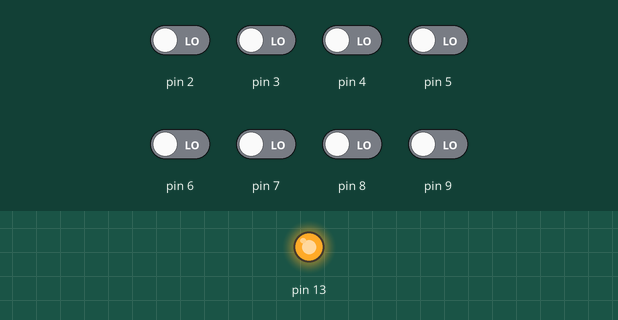
Bench run of a sketch on a simulated Arduino Uno, built with avr-gcc and run on an emulated ATmega328P. Parts: output pins drawn as LEDs (lit = HIGH). The test bench sets the inputs (shaded band); at power-on: pin 2–9 LOW. EEPROM starts erased; what the sketch prints to the serial monitor is not drawn.

Above: at 0.1 s.
At 5.1 s:
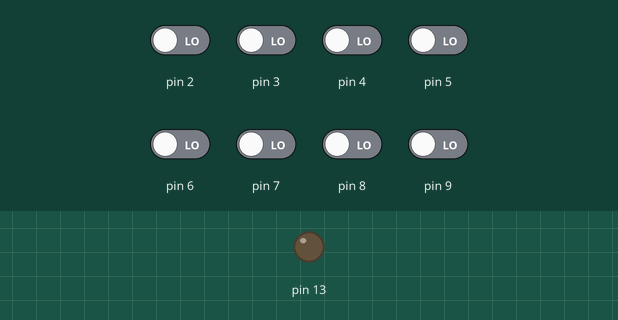
Timing chart, 0 to 6.6 s (numbered marks = the images above):
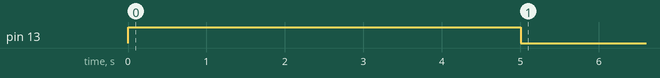

The sketch:

Ejemplo_guardar_restaurar_QTR_sensors.ino
```cpp
/*
"Conocimiento que no se comparte, se pudre."

http://electronicamsvargas.blogspot.com/2014/12/guardar-y-restaurar-valores-calibrados.html

Usted puede modificar libremente y compartir el código, siempre y cuando mantenga el enlace
de referencia y este comentario inicial...

Guardar y restaurar calibracion en sensores QTR By Michael Vargas
https://github.com/Msvargas97
*/

//Añadir librerias necesarias
#include "EEPROMex.h"
#include "EEPROMVar.h"
#include <QTRSensors.h>

// Configurar según el tipo de sensores
#define NUM_SENSORS   8
#define TIMEOUT       2500
#define EMITTER_PIN   QTR_NO_EMITTER_PIN

QTRSensorsRC qtrrc((unsigned char[]) {
  2, 3, 4, 5, 6, 7, 8, 9 }
  ,
  NUM_SENSORS, TIMEOUT, EMITTER_PIN);

unsigned int sensorValues[NUM_SENSORS];

void guardarCalibracion(){

  for (int i = 0; i < NUM_SENSORS; i++)
  {                                                     //Gracias al uso de punteros por parte de la libreria se puede realizar lo siguiente
    EEPROM.writeInt(i*2,qtrrc.calibratedMinimumOn[i]);  //Guardar los valores en la EEPROM cada 2 slots gracias a la libreria
    EEPROM.writeInt((i*2)+(NUM_SENSORS*2),qtrrc.calibratedMaximumOn[i]); //ya que en Arduino el int es de 2 Bytes y la EEMPROM almacena 1 byte por cada slot
  }

}

void monitorSerial(){
// Imprimir en pantalla el resultado
  Serial.println();
  Serial.print("Valores Minimos guardados en EEPROM-> ");
  for (int i = 0; i < NUM_SENSORS; i++){
    Serial.print(EEPROM.readInt(i*2));
    Serial.print(' ');
  }
  Serial.println(' ');
  Serial.print("Valores Maximos guardados en EEPROM-> ");

  for (int i = 0; i < NUM_SENSORS; i++){
    Serial.print(EEPROM.readInt((i*2)+(NUM_SENSORS*2)));
    Serial.print(' ');
  }

  Serial.println();
  Serial.println();

  Serial.print("Valores minimos de QTR-> ");
  for (int i = 0; i < NUM_SENSORS; i++){
    Serial.print(qtrrc.calibratedMinimumOn[i]);
    Serial.print(' ');
  }
  Serial.println(' ');
  Serial.print("Valores maximos de QTR-> ");

  for (int i = 0; i < NUM_SENSORS; i++){
    Serial.print(qtrrc.calibratedMaximumOn[i]);
    Serial.print(' ');
  }
  Serial.println();
  Serial.println();

}
void restaurarCalibracion(){

  for (int i = 0; i < NUM_SENSORS; i++)
  {
    qtrrc.calibratedMinimumOn[i] = EEPROM.readInt(i*2); //Asignar los valores guardados en la EEPROM en los valores de calibracion
    qtrrc.calibratedMaximumOn[i] = EEPROM.readInt((i*2)+(NUM_SENSORS*2));
  }

}

void setup()
{
  Serial.begin(9600);
  pinMode(13, OUTPUT);
  digitalWrite(13, HIGH);
  for (int i = 0; i < 200; i++) // Se calibran los sensores durante 5 segundos
  {
    qtrrc.calibrate();
  }
  digitalWrite(13, LOW);
  Serial.println("");

  guardarCalibracion();
  Serial.println("Se guardan y reinicia los valores de calibracion: ");
  qtrrc.resetCalibration(); // Reiniciamos la calibracion dandole un valor de 0 para comprobar que si se restauran los valores desde la EEPROM
  monitorSerial();
  delay(3000);
  Serial.println("\nSe restauran los valores de calibracion para comprobar que se restauran desde la EEPROM de Arduino: \n ");
  restaurarCalibracion(); // se puede usar con algun boton ya es segun nuestras necesidades
  monitorSerial();
  delay(5000);
}

void loop()
{

// Verificar que se lee los valores con normalidad
  unsigned int position = qtrrc.readLine(sensorValues);

  for (unsigned char i = 0; i < NUM_SENSORS; i++)
  {
    Serial.print(sensorValues[i]);
    Serial.print('\t');
  }

  Serial.println(position);

  delay(250);
}
```

EEPROMVar.h
```cpp
#include <EEPROMex.h>

/*
  EEPROMvar.h - EEPROM variable library
  Copyright (c) 2012 Thijs Elenbaas.  All right reserved.

  based on class by AlphaBeta

  This library is free software; you can redistribute it and/or
  modify it under the terms of the GNU Lesser General Public
  License as published by the Free Software Foundation; either
  version 2.1 of the License, or (at your option) any later version.

  This library is distributed in the hope that it will be useful,
  but WITHOUT ANY WARRANTY; without even the implied warranty of
  MERCHANTABILITY or FITNESS FOR A PARTICULAR PURPOSE.  See the GNU
  Lesser General Public License for more details.

  You should have received a copy of the GNU Lesser General Public
  License along with this library; if not, write to the Free Software
  Foundation, Inc., 51 Franklin St, Fifth Floor, Boston, MA  02110-1301  USA
*/

template<typename T> class EEPROMVar
{
	public:
	  EEPROMVar(T init) {
		address = EEPROM.getAddress(sizeof(T));
		var = init;
	  }
	  operator T () {
		return var;
	  }
	  EEPROMVar &operator=(T val) {
		var = val;
		return *this;
	  }

	  void operator+=(T val) {
		var += T(val);
	  }
	  void operator-=(T val) {
		var -= T(val);
	  }
	  void operator++(int) {
		var += T(1);
	  }
	  void operator--(int) {
		var -= T(1);
	  }
	  void operator++() {
		var += T(1);
	  }
	  void operator--() {
		var -= T(1);
	  }
	  template<typename V>
		void operator /= (V divisor) {
		var = var / divisor;
	  }
	  template<typename V>
		void operator *= (V multiplicator) {
		var = var * multiplicator;
	  }
	  void save(){
	    EEPROM.writeBlock<T>(address, var);
	  }

	  void update(){
	    EEPROM.updateBlock<T>(address, var);
	  }

	  int getAddress(){
	    return address;
	  }

	  void restore(){
	  	EEPROM.readBlock<T>(address, var);
	  }
	protected:
	  T var;
	  int address;
};
```

EEPROMex.cpp
```cpp
// (licence header left out)
/******************************************************************************
 * Includes
 ******************************************************************************/
#include "EEPROMex.h"

/******************************************************************************
 * Definitions
 ******************************************************************************/

 #define _EEPROMEX_VERSION 1 // software version of this library
 #define _EEPROMEX_DEBUG     // Enables logging of maximum of writes and out-of-memory
/******************************************************************************
 * Constructors
 ******************************************************************************/

// Boards with ATmega328, Duemilanove, Uno, Uno SMD, Lilypad - 1024 bytes (1 kilobyte)
// Boards with ATmega1280 or 2560, Arduino Mega series – 4096 bytes (4 kilobytes)
// Boards with ATmega168, Lilypad, old Nano, Diecimila  – 512 bytes
// By default we choose conservative settings
EEPROMClassEx::EEPROMClassEx()
  :  _allowedWrites(100)
{
}

/******************************************************************************
 * User API
 ******************************************************************************/

void EEPROMClassEx::setMemPool(int base, int memSize) {
	//Base can only be adjusted if no addresses have already been issued
	if (_nextAvailableaddress == _base)
		_base = base;
		_nextAvailableaddress=_base;

	//Ceiling can only be adjusted if not below issued addresses
	if (memSize >= _nextAvailableaddress )
		_memSize = memSize;

	#ifdef _EEPROMEX_DEBUG
	if (_nextAvailableaddress != _base)
		Serial.println("Cannot change base, addresses have been issued");

	if (memSize < _nextAvailableaddress )
		Serial.println("Cannot change ceiling, below issued addresses");
	#endif

}

void EEPROMClassEx::setMaxAllowedWrites(int allowedWrites) {
#ifdef _EEPROMEX_DEBUG
	_allowedWrites = allowedWrites;
#endif
}

int EEPROMClassEx::getAddress(int noOfBytes){
	int availableaddress   = _nextAvailableaddress;
	_nextAvailableaddress += noOfBytes;

#ifdef _EEPROMEX_DEBUG
	if (_nextAvailableaddress > _memSize) {
		Serial.println("Attempt to write outside of EEPROM memory");
		return -availableaddress;
	} else {
		return availableaddress;
	}
#endif
	return availableaddress;
}


bool EEPROMClassEx::isReady() {
	return eeprom_is_ready();
}

uint8_t EEPROMClassEx::read(int address)
{
	return readByte(address);
}

bool EEPROMClassEx::readBit(int address, byte bit) {
	  if (bit> 7) return false;
	  if (!isReadOk(address+sizeof(uint8_t))) return false;
	  byte byteVal =  eeprom_read_byte((unsigned char *) address);
	  byte bytePos = (1 << bit);
      return (byteVal & bytePos);
}

uint8_t EEPROMClassEx::readByte(int address)
{
	if (!isReadOk(address+sizeof(uint8_t))) return 0;
	return eeprom_read_byte((unsigned char *) address);
}

uint16_t EEPROMClassEx::readInt(int address)
{
	if (!isReadOk(address+sizeof(uint16_t))) return 0;
	return eeprom_read_word((uint16_t *) address);
}

uint32_t EEPROMClassEx::readLong(int address)
{
	if (!isReadOk(address+sizeof(uint32_t))) return 0;
	return eeprom_read_dword((unsigned long *) address);
}

float EEPROMClassEx::readFloat(int address)
{
	if (!isReadOk(address+sizeof(float))) return 0;
	float _value;
	readBlock<float>(address, _value);
	return _value;
}

double EEPROMClassEx::readDouble(int address)
{
	if (!isReadOk(address+sizeof(double))) return 0;
	double _value;
	readBlock<double>(address, _value);
	return _value;
}

bool EEPROMClassEx::write(int address, uint8_t value)
{
	return writeByte(address, value);
}

bool EEPROMClassEx::writeBit(int address, uint8_t bit, bool value) {
	updateBit(address, bit, value);
	return true;
}


bool EEPROMClassEx::writeByte(int address, uint8_t value)
{
	if (!isWriteOk(address+sizeof(uint8_t))) return false;
	eeprom_write_byte((unsigned char *) address, value);
	return true;
}

bool EEPROMClassEx::writeInt(int address, uint16_t value)
{
	if (!isWriteOk(address+sizeof(uint16_t))) return false;
	eeprom_write_word((uint16_t *) address, value);
	return true;
}

bool EEPROMClassEx::writeLong(int address, uint32_t value)
{
	if (!isWriteOk(address+sizeof(uint32_t))) return false;
	eeprom_write_dword((unsigned long *) address, value);
	return true;
}

bool EEPROMClassEx::writeFloat(int address, float value)
{
	return (writeBlock<float>(address, value)!=0);
}

bool EEPROMClassEx::writeDouble(int address, double value)
{
	return (writeBlock<float>(address, value)!=0);
}

bool EEPROMClassEx::update(int address, uint8_t value)
{
	return (updateByte(address, value));
}

bool EEPROMClassEx::updateBit(int address, uint8_t bit, bool value)
{
	  if (bit> 7) return false;

	  byte byteValInput  = readByte(address);
	  byte byteValOutput = byteValInput;
	  // Set bit
	  if (value) {
		byteValOutput |= (1 << bit);  //Set bit to 1
	  } else {
	    byteValOutput &= ~(1 << bit); //Set bit to 0
	  }
	  // Store if different from input
	  if (byteValOutput!=byteValInput) {
		writeByte(address, byteValOutput);
	  }
	  return true;
}

bool EEPROMClassEx::updateByte(int address, uint8_t value)
{
	return (updateBlock<uint8_t>(address, value)!=0);
}

bool EEPROMClassEx::updateInt(int address, uint16_t value)
{
	return (updateBlock<uint16_t>(address, value)!=0);
}

bool EEPROMClassEx::updateLong(int address, uint32_t value)
{
	return (updateBlock<uint32_t>(address, value)!=0);
}

bool EEPROMClassEx::updateFloat(int address, float value)
{
	return (updateBlock<float>(address, value)!=0);
}

bool EEPROMClassEx::updateDouble(int address, double value)
{
	return (writeBlock<double>(address, value)!=0);
}

bool EEPROMClassEx::isWriteOk(int address)
{
#ifdef _EEPROMEX_DEBUG
	_writeCounts++;
	if (_allowedWrites == 0 || _writeCounts > _allowedWrites ) {
		Serial.println("Exceeded maximum number of writes");
		return false;
	}

	if (address > _memSize) {
		Serial.println("Attempt to write outside of EEPROM memory");
		return false;
	} else {
		return true;
	}
#endif
	return true;
}

bool EEPROMClassEx::isReadOk(int address)
{
#ifdef _EEPROMEX_DEBUG
	if (address > _memSize) {
		Serial.println("Attempt to write outside of EEPROM memory");
		return false;
	} else {
		return true;
	}
#endif
	return true;
}

int EEPROMClassEx::_base= 0;
int EEPROMClassEx::_memSize= 512;
int EEPROMClassEx::_nextAvailableaddress= 0;
int EEPROMClassEx::_writeCounts =0;

EEPROMClassEx EEPROM;
```

EEPROMex.h
```cpp
// (licence header left out)
#ifndef EEPROMEX_h
#define EEPROMEX_h

#if ARDUINO >= 100
#include <Arduino.h>
#else
#include <WProgram.h>
#endif
#include <inttypes.h>
#include <avr/eeprom.h>

// Boards with ATmega328, Duemilanove, Uno, UnoSMD, Lilypad - 1024 bytes (1 kilobyte)
// Boards with ATmega1280 or 2560, Arduino Mega series   4096 bytes (4 kilobytes)
// Boards with ATmega168, Lilypad, old Nano, Diecimila    512 bytes (1/2 kilobyte)

#define EEPROMSizeATmega168   512
#define EEPROMSizeATmega328   1024
#define EEPROMSizeATmega1280  4096
#define EEPROMSizeATmega32u4  1024
#define EEPROMSizeAT90USB1286 4096
#define EEPROMSizeMK20DX128   2048

#define EEPROMSizeUno         EEPROMSizeATmega328
#define EEPROMSizeUnoSMD      EEPROMSizeATmega328
#define EEPROMSizeLilypad     EEPROMSizeATmega328
#define EEPROMSizeDuemilanove EEPROMSizeATmega328
#define EEPROMSizeMega        EEPROMSizeATmega1280
#define EEPROMSizeDiecimila   EEPROMSizeATmega168
#define EEPROMSizeNano        EEPROMSizeATmega168
#define EEPROMSizeTeensy2     EEPROMSizeATmega32u4
#define EEPROMSizeLeonardo    EEPROMSizeATmega32u4
#define EEPROMSizeMicro       EEPROMSizeATmega32u4
#define EEPROMSizeYun         EEPROMSizeATmega32u4
#define EEPROMSizeTeensy2pp   EEPROMSizeAT90USB1286
#define EEPROMSizeTeensy3     EEPROMSizeMK20DX128

class EEPROMClassEx
{

  public:
	EEPROMClassEx();
	bool 	 isReady();
	int 	 writtenBytes();
    void 	 setMemPool(int base, int memSize);
	void  	 setMaxAllowedWrites(int allowedWrites);
	int 	 getAddress(int noOfBytes);

	uint8_t  read(int);
	bool 	 readBit(int, byte);
	uint8_t  readByte(int);
    uint16_t readInt(int);
    uint32_t readLong(int);
	float    readFloat(int);
	double   readDouble(int);

    bool     write(int, uint8_t);
	bool 	 writeBit(int , uint8_t, bool);
	bool     writeByte(int, uint8_t);
	bool 	 writeInt(int, uint16_t);
	bool 	 writeLong(int, uint32_t);
	bool 	 writeFloat(int, float);
	bool 	 writeDouble(int, double);

	bool     update(int, uint8_t);
	bool 	 updateBit(int , uint8_t, bool);
	bool     updateByte(int, uint8_t);
	bool 	 updateInt(int, uint16_t);
	bool 	 updateLong(int, uint32_t);
	bool 	 updateFloat(int, float);
	bool 	 updateDouble(int, double);


    // Use template for other data formats


	template <class T> int readBlock(int address, const T value[], int items)
	{
		if (!isWriteOk(address+items*sizeof(T))) return 0;
		unsigned int i;
		for (i = 0; i < (unsigned int)items; i++)
			readBlock<T>(address+(i*sizeof(T)),value[i]);
		return i;
	}

	template <class T> int readBlock(int address, const T& value)
	{
		eeprom_read_block((void*)&value, (const void*)address, sizeof(value));
		return sizeof(value);
	}

	template <class T> int writeBlock(int address, const T value[], int items)
	{
		if (!isWriteOk(address+items*sizeof(T))) return 0;
		unsigned int i;
		for (i = 0; i < (unsigned int)items; i++)
			  writeBlock<T>(address+(i*sizeof(T)),value[i]);
		return i;
	}

	template <class T> int writeBlock(int address, const T& value)
	{
		if (!isWriteOk(address+sizeof(value))) return 0;
		eeprom_write_block((void*)&value, (void*)address, sizeof(value));
		return sizeof(value);
	}

	template <class T> int updateBlock(int address, const T value[], int items)
	{
		int writeCount=0;
		if (!isWriteOk(address+items*sizeof(T))) return 0;
		unsigned int i;
		for (i = 0; i < (unsigned int)items; i++)
			  writeCount+= updateBlock<T>(address+(i*sizeof(T)),value[i]);
		return writeCount;
	}

	template <class T> int updateBlock(int address, const T& value)
	{
		int writeCount=0;
		if (!isWriteOk(address+sizeof(value))) return 0;
		const byte* bytePointer = (const byte*)(const void*)&value;
		for (unsigned int i = 0; i < (unsigned int)sizeof(value); i++) {
			if (read(address)!=*bytePointer) {
				write(address, *bytePointer);
				writeCount++;
			}
			address++;
			bytePointer++;
		}
		return writeCount;
	}


private:
	//Private variables
	static int _base;
	static int _memSize;
	static int _nextAvailableaddress;
	static int _writeCounts;
	int _allowedWrites;
	bool checkWrite(int base,int noOfBytes);
	bool isWriteOk(int address);
	bool isReadOk(int address);
};

extern EEPROMClassEx EEPROM;

#endif
```
